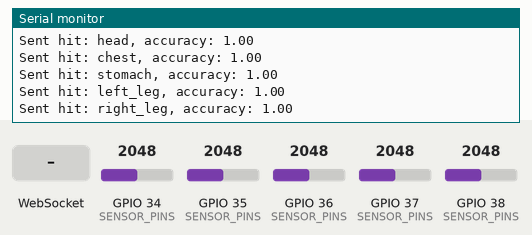
The program below on a simulated ESP32. On the bench: the last lines printed to the serial monitor. The inputs (shaded band) are chosen by the test bench; at power-on: GPIO 34 (SENSOR_PINS) = 2048, GPIO 35 (SENSOR_PINS) = 2048, GPIO 36 (SENSOR_PINS) = 2048, GPIO 37 (SENSOR_PINS) = 2048, GPIO 38 (SENSOR_PINS) = 2048. WiFi joins after 1.5 s; servers stay silent unless stated; the local clock reads 2024-03-15 10:24:30 at power-on unless the program sets it.

Above: at 3.7 s.
3.8 s: WebSocket text "1" received
At 4.5 s:
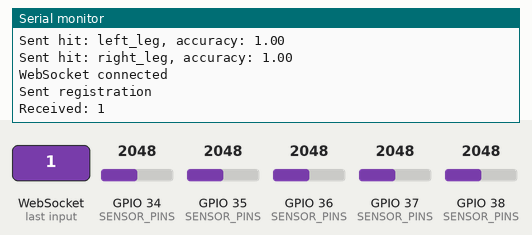
5.3 s: WebSocket text "0" received
At 6.8 s:
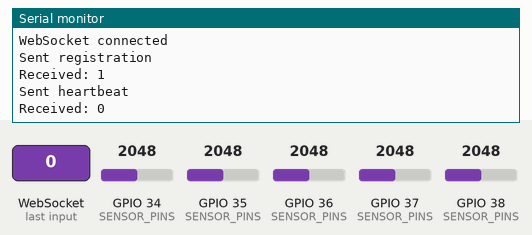

Measured:
- after the input at 3.8 s, the serial monitor: prints a new line at once (image 1)
- after the input at 5.3 s, the serial monitor: prints a new line at once (image 2)

The program:

main.cpp
```cpp
/**
 * Shooting Range ESP32 Firmware
 *
 * Reads piezo sensor inputs, detects hits, calculates accuracy,
 * and sends events to the backend via WebSocket.
 */

#include <Arduino.h>
#include <WiFi.h>
#include <WebSocketsClient.h>
#include <ArduinoJson.h>
#include <vector>

// ============================================================================
// CONFIGURATION
// ============================================================================

// WiFi Configuration
const char* WIFI_SSID = "YourWiFiSSID";
const char* WIFI_PASSWORD = "YourWiFiPassword";

// Server Configuration
const char* SERVER_HOST = "192.168.1.100";
const uint16_t SERVER_PORT = 8000;
const char* SERVER_PATH = "/ws/device/";

// Device Configuration
const char* DEVICE_ID = "esp32-001";
const int LANE_NUMBER = 1;

// Sensor Pins (analog inputs)
const int SENSOR_PINS[] = { 34, 35, 36, 37, 38 };  // VP, VN, D34, D35, D36
const char* SENSOR_NAMES[] = { "head", "chest", "stomach", "left_leg", "right_leg" };
const int NUM_SENSORS = 5;

// Hit Detection Settings
const int HIT_THRESHOLD = 100;        // Minimum analog value to detect a hit
const unsigned long DEBOUNCE_MS = 50;  // Debounce time in milliseconds
const unsigned long MIN_HIT_INTERVAL_MS = 100;  // Minimum time between hits on same sensor

// Heartbeat Settings
const unsigned long HEARTBEAT_INTERVAL_MS = 5000;  // Send heartbeat every 5 seconds

// ============================================================================
// GLOBAL STATE
// ============================================================================

WebSocketsClient webSocket;
bool isConnected = false;
unsigned long lastHeartbeat = 0;
unsigned long lastReconnectAttempt = 0;

// Sensor state
struct SensorState {
    int pin;
    const char* name;
    unsigned long lastHitTime;
    bool wasAboveThreshold;
};

std::vector<SensorState> sensors;

// ============================================================================
// HELPER FUNCTIONS
// ============================================================================

String getTimestamp() {
    unsigned long ms = millis();
    time_t now = time(nullptr);
    struct tm timeinfo;
    gmtime_r(&now, &timeinfo);

    char buffer[32];
    strftime(buffer, sizeof(buffer), "%Y-%m-%dT%H:%M:%S", &timeinfo);

    // Add milliseconds
    String result = String(buffer);
    result += ".";
    result += String(ms % 1000);
    result += "Z";

    return result;
}

void sendJson(const JsonDocument& doc) {
    if (isConnected) {
        String output;
        serializeJson(doc, output);
        webSocket.sendTXT(output);
    }
}

void sendRegistration() {
    StaticJsonDocument<256> doc;
    doc["type"] = "register_device";
    doc["device_id"] = DEVICE_ID;
    doc["lane"] = LANE_NUMBER;

    JsonArray sensorArray = doc.createNestedArray("sensors");
    for (int i = 0; i < NUM_SENSORS; i++) {
        sensorArray.add(SENSOR_NAMES[i]);
    }

    doc["firmware"] = "v1.0.0";
    doc["timestamp"] = getTimestamp();

    sendJson(doc);
    Serial.println("Sent registration");
}

void sendHeartbeat() {
    StaticJsonDocument<128> doc;
    doc["type"] = "heartbeat";
    doc["device_id"] = DEVICE_ID;
    doc["timestamp"] = getTimestamp();

    sendJson(doc);
    Serial.println("Sent heartbeat");
}

void sendHit(const char* position, int accuracy, int rawStrength) {
    StaticJsonDocument<256> doc;
    doc["type"] = "hit";
    doc["device_id"] = DEVICE_ID;
    doc["lane"] = LANE_NUMBER;
    doc["position"] = position;
    doc["accuracy"] = accuracy / 1024.0;  // Normalize to 0-1
    doc["raw_strength"] = rawStrength;
    doc["event_timestamp"] = getTimestamp();

    sendJson(doc);
    Serial.printf("Sent hit: %s, accuracy: %.2f\n", position, accuracy / 1024.0);
}

// ============================================================================
// WEBSOCKET CALLBACKS
// ============================================================================

void onWebSocketEvent(WStype_t type, uint8_t* payload, size_t length) {
    switch (type) {
        case WStype_DISCONNECTED:
            Serial.println("WebSocket disconnected");
            isConnected = false;
            break;

        case WStype_CONNECTED:
            Serial.println("WebSocket connected");
            isConnected = true;
            sendRegistration();
            break;

        case WStype_TEXT:
            Serial.printf("Received: %s\n", payload);
            // Handle server messages if needed
            break;

        case WStype_ERROR:
            Serial.println("WebSocket error");
            break;

        default:
            break;
    }
}

// ============================================================================
// SENSOR PROCESSING
// ============================================================================

void initSensors() {
    for (int i = 0; i < NUM_SENSORS; i++) {
        SensorState sensor;
        sensor.pin = SENSOR_PINS[i];
        sensor.name = SENSOR_NAMES[i];
        sensor.lastHitTime = 0;
        sensor.wasAboveThreshold = false;

        pinMode(sensor.pin, INPUT);
        sensors.push_back(sensor);

        Serial.printf("Initialized sensor: %s on pin %d\n", sensor.name, sensor.pin);
    }
}

void processSensors() {
    unsigned long currentTime = millis();

    for (auto& sensor : sensors) {
        int value = analogRead(sensor.pin);
        bool isAboveThreshold = value > HIT_THRESHOLD;

        // Detect rising edge (hit start)
        if (isAboveThreshold && !sensor.wasAboveThreshold) {
            // Check debounce
            if (currentTime - sensor.lastHitTime > MIN_HIT_INTERVAL_MS) {
                // Calculate accuracy based on signal strength
                // Higher value = better accuracy (closer to center of sensor)
                int accuracy = map(value, HIT_THRESHOLD, 1024, 0, 1024);
                accuracy = constrain(accuracy, 0, 1024);

                sendHit(sensor.name, accuracy, value);
                sensor.lastHitTime = currentTime;
            }
        }

        sensor.wasAboveThreshold = isAboveThreshold;
    }
}

// ============================================================================
// WIFI & RECONNECT
// ============================================================================

void connectWiFi() {
    Serial.println("Connecting to WiFi...");
    WiFi.begin(WIFI_SSID, WIFI_PASSWORD);

    int attempts = 0;
    while (WiFi.status() != WL_CONNECTED && attempts < 20) {
        delay(500);
        Serial.print(".");
        attempts++;
    }

    if (WiFi.status() == WL_CONNECTED) {
        Serial.println("\nWiFi connected");
        Serial.printf("IP: %s\n", WiFi.localIP().toString().c_str());
    } else {
        Serial.println("\nWiFi connection failed");
    }
}

void connectWebSocket() {
    Serial.println("Connecting to WebSocket server...");
    webSocket.begin(SERVER_HOST, SERVER_PORT, SERVER_PATH);
    webSocket.onEvent(onWebSocketEvent);
    webSocket.setReconnectInterval(5000);
}

// ============================================================================
// MAIN SETUP & LOOP
// ============================================================================

void setup() {
    Serial.begin(115200);
    delay(1000);

    Serial.println("\n=== Shooting Range ESP32 Firmware ===");
    Serial.printf("Device ID: %s\n", DEVICE_ID);
    Serial.printf("Lane: %d\n", LANE_NUMBER);

    // Initialize sensors
    initSensors();

    // Connect to WiFi
    connectWiFi();

    // Connect to WebSocket
    connectWebSocket();
}

void loop() {
    unsigned long currentTime = millis();

    // Process WebSocket events
    webSocket.loop();

    // Process sensors
    processSensors();

    // Send heartbeat
    if (isConnected && currentTime - lastHeartbeat > HEARTBEAT_INTERVAL_MS) {
        sendHeartbeat();
        lastHeartbeat = currentTime;
    }

    // Handle reconnection
    if (!isConnected && currentTime - lastReconnectAttempt > 5000) {
        if (WiFi.status() == WL_CONNECTED) {
            connectWebSocket();
        } else {
            connectWiFi();
        }
        lastReconnectAttempt = currentTime;
    }

    delay(1);  // Small delay to prevent watchdog issues
}
```
